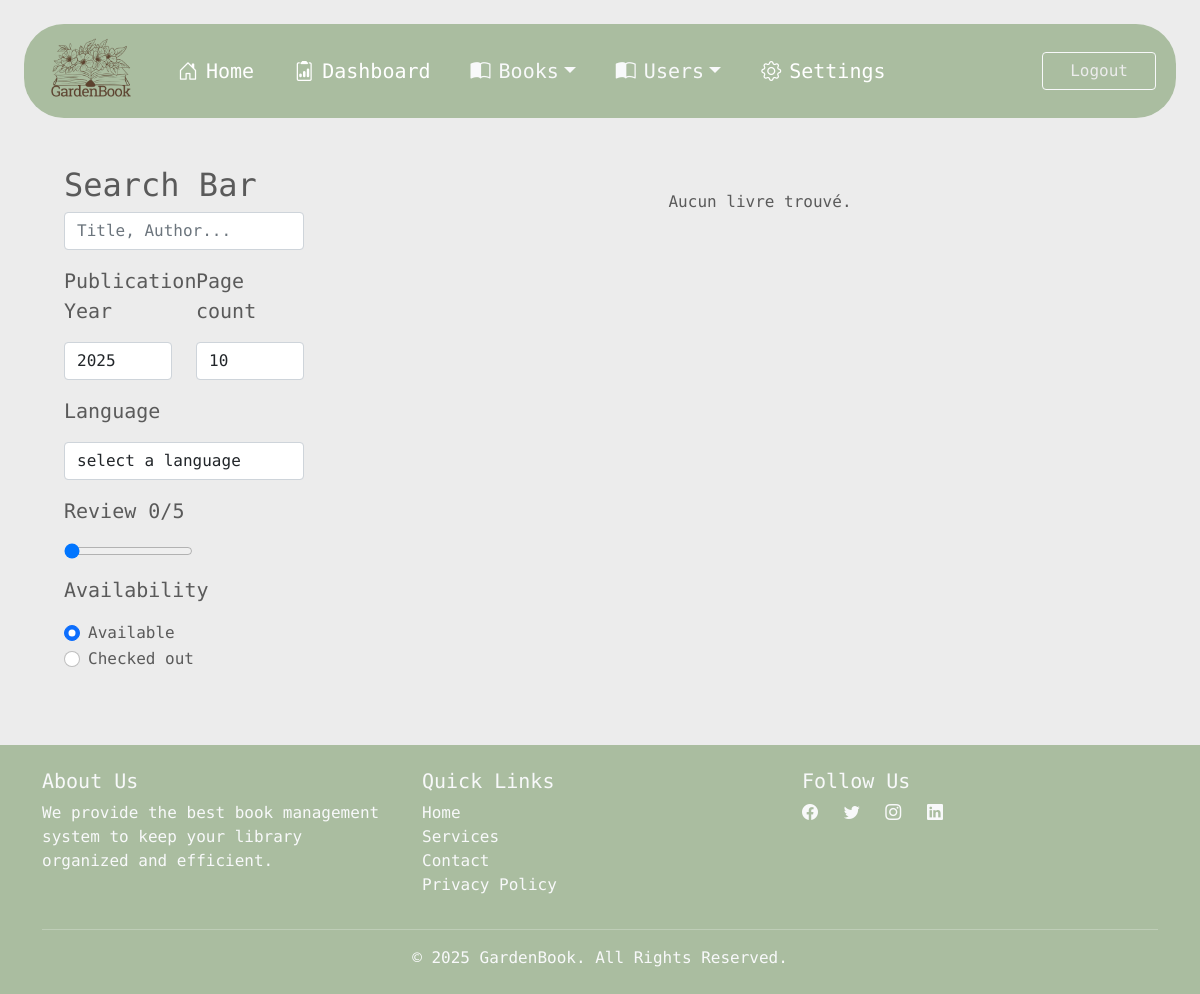
The app's page /book_list/ (signed in), older data.
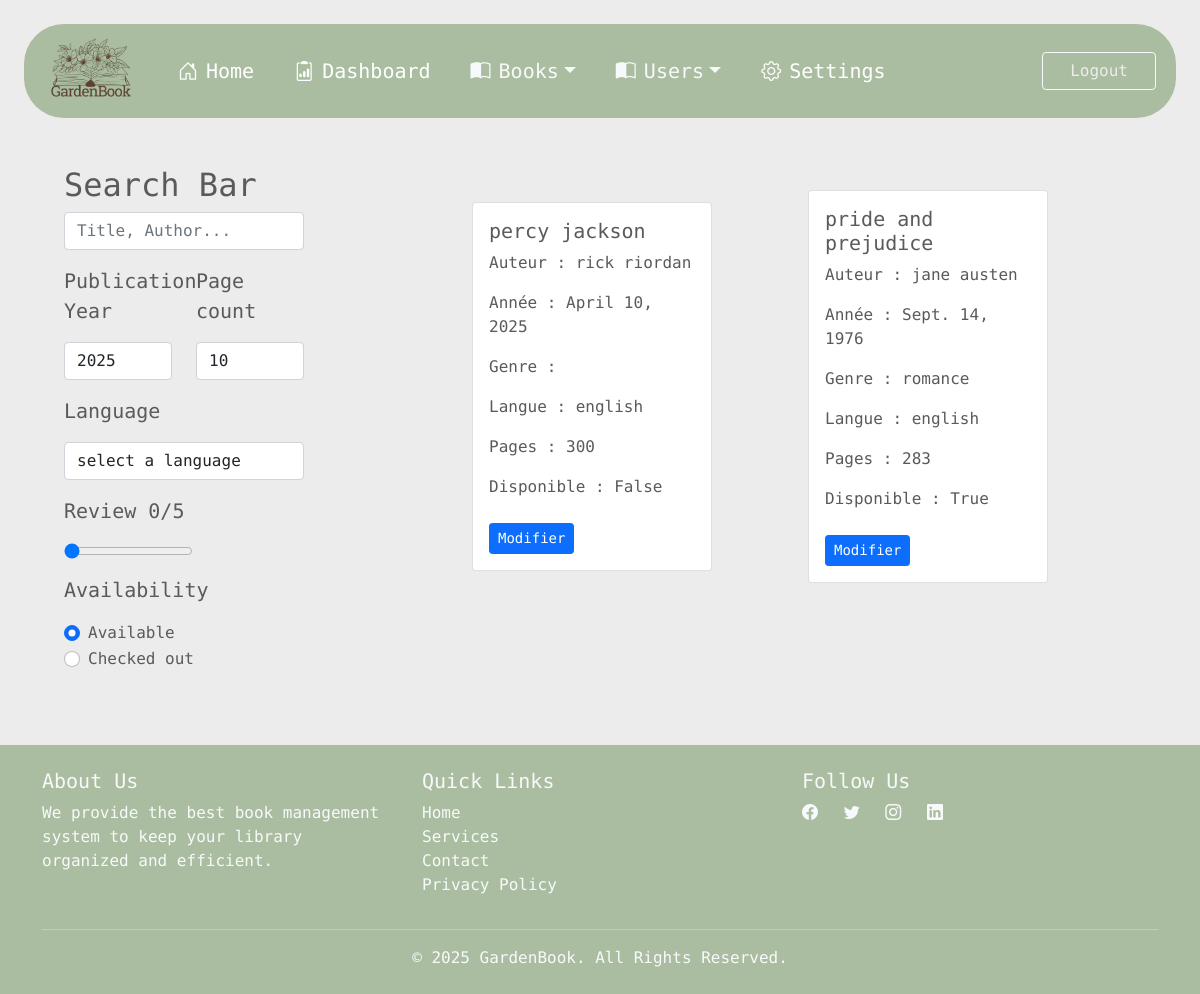
The same page, newer data.
### gardenBookApp/models.py (models this page shows)
class Livre(models.Model):
    ISBN = models.CharField(max_length=13, unique=True)
    nom = models.CharField(max_length=255,default="")
    auteur = models.CharField(max_length=255,default="")
    dispo = models.BooleanField(default=True)
    pubDate = models.DateField(null=True, blank=True)
    nbPage = models.IntegerField(default="")
    language = models.CharField(max_length=244,default="")
    genres = models.CharField(max_length=244,default="")
    keywords = models.CharField(max_length=244,default="")
    description = models.CharField(max_length=244,default="")
    audience = models.CharField(max_length=20, choices=GenreName.choices, default="")

### gardenBookApp/views.py (the view)
# urls.py: path('book_list', include('gardenBookApp.urls')),
@login_required
def book_list(request):
    context = {'book_list':Livre.objects.all()}
    return render(request,"books.html",context)

### templates/books.html (shortened to what this page needs)
{% extends 'base.html' %}
{% block content %}
{% load static %}
<main>
  <div class="container-fluid row mx-3">
    <div class="col-md-3 p-4">
      <h2>Search Bar</h2>
      <input type="search" class="form-control form-control-dark mb-3" placeholder="Title, Author..." aria-label="Search">
      <div class="row mb-3">
        <div class="col-md-6">
          <p class="fs-5">Publication Year</p>
          <input type="number" name="publicationYear" max="2025" min="1980" class="form-control form-control-dark" value="2025">
        </div>
        <div class="col-md-6">
          <p class="fs-5">Page count</p>
          <input type="number" name="pageCount" min="10" class="form-control form-control-dark" value="10">
        </div>
      </div>
      <p class="fs-5">Language</p>
      <select class="form-control mb-3" name="language">
        <option value="">select a language</option>
      </select>
      <p class="fs-5">Review <span id="review_number">0/5</span></p>
      <input type="range" name="review" id="review" min="0" max="5" class="mb-3" oninput="updateReview()" value="0">
      <p class="fs-5">Availability</p>
      <div class="form-check">
        <input class="form-check-input" type="radio" name="availability" id="available" value="available" checked>
        <label class="form-check-label" for="available">Available</label>
      </div>
      <div class="form-check">
        <input class="form-check-input" type="radio" name="availability" id="checkedout" value="checkedout">
        <label class="form-check-label" for="checkedout">Checked out</label>
      </div>
    </div>
    <div class="col">
      <div class="row m-4 d-flex justify-content-center align-items-center gap-5">
        {% for livre in book_list %}
        <div class="col-md-4 p-4 d-flex" style="width: 18rem;">
          <div class="book-card"
            data-title="{{ livre.nom }}"
            data-author="{{ livre.auteur }}"
            data-genre="{{ livre.genre }}"
            data-language="{{ livre.langue }}"
            data-year="{{ livre.annee_publication }}"
            data-pages="{{ livre.nb_pages }}"
            data-review="{{ livre.review }}"
            data-availability="{{ livre.disponibilite }}">
            <div class="card">
              <div class="card-body">
                <h5 class="card-title">{{ livre.nom }}</h5>
                <p class="card-text">Auteur : {{ livre.auteur }}</p>
                <p class="card-text">Année : {{ livre.pubDate }}</p>
                <p class="card-text">Genre : {{ livre.genres }}</p>
                <p class="card-text">Langue : {{ livre.language }}</p>
                <p class="card-text">Pages : {{ livre.nbPage }}</p>
                <p class="card-text">Disponible : {{ livre.dispo }}</p>
                <a href="{% url 'book_edit' livre.id %}" class="btn btn-sm btn-primary mt-2">Modifier</a>
              </div>
            </div>
          </div>
        </div>
        {% empty %}
        <p class="text-center mt-4">Aucun livre trouvé.</p>
        {% endfor %}
      </div>
    </div>
  </div>
</main>
{% endblock %}

### templates/base.html (shortened to what this page needs)
<!DOCTYPE html>
<html lang="en">
<head>
  {% load static %}
  <link href="{% static 'assets/dist/css/bootstrap.min.css' %}" rel="stylesheet">
  <link rel="stylesheet" href="{% static 'base.css' %}">
</head>
<body>
  <header class="m-4 text-white">
    <div class="container-fluid bg-green" style="border-radius: 40px;">
      <div class="d-flex flex-wrap align-items-center justify-content-lg-start">
        <a href="home&.html" class="d-flex align-items-center mb-2 mb-lg-0 text-white text-decoration-none">
          <img src="{% static 'assets/brand/_logo-nobg.png' %}" class="bi me-2" width="80" height="80" role="img"
            aria-label="GardenBook">
        </a>
        <ul class="nav col-12 col-lg-auto me-lg-auto mb-2 justify-content-center mb-md-0">
          <li class="nav-item"><a href="{% url 'home' %}" class="nav-link px-3 text-white fs-5"><i
                class="bi bi-house-door mx-2"></i>Home</a></li>
          <li class="nav-item"><a href="dashboard.html" class="nav-link px-3 text-white fs-5"><i
                class="bi bi-clipboard2-data mx-2"></i>Dashboard</a>
          </li>
          <li class="nav-item dropdown">
            <a class="nav-link dropdown-toggle fs-5 text-light" href="books.html" id="dropdown10"
              data-bs-toggle="dropdown" aria-expanded="false"><i class="bi bi-book-half mx-2"></i>Books</a>
          </li>
          <li class="nav-item dropdown">
            <a class="nav-link dropdown-toggle fs-5 text-light" href="{% url 'users-list' %}" id="dropdown10"
              data-bs-toggle="dropdown" aria-expanded="false"><i class="bi bi-book-half mx-2"></i>Users</a>
          </li>
          <li class="nav-item"><a href="settings.html" class="nav-link px-3 text-white fs-5"><i
                class="bi bi-gear mx-2"></i>Settings</a></li>
        </ul>
        {% if user.is_authenticated %}
        <div class="text-end">
          <button type="button" class="btn btn-outline-light me-2">
            <a href="{% url 'logout' %}">Logout</a></button>
        </div>
        {% endif %}
      </div>
    </div>
  </header>
  <main>
    {% block content %}{% endblock %}
  </main>
  <footer class="bg-green text-light py-4 mt-5">
    <div class="container">
      <div class="row">
        <div class="col-md-4">
          <h5>About Us</h5>
          <p>We provide the best book management system to keep your library organized and efficient.</p>
        </div>
        <div class="col-md-4">
          <h5>Quick Links</h5>
          <ul class="list-unstyled">
            <li><a href="#" class="text-light text-decoration-none">Home</a></li>
            <li><a href="#" class="text-light text-decoration-none">Services</a></li>
            <li><a href="#" class="text-light text-decoration-none">Contact</a></li>
            <li><a href="#" class="text-light text-decoration-none">Privacy Policy</a></li>
          </ul>
        </div>
        <div class="col-md-4">
          <h5>Follow Us</h5>
          <a href="#" class="text-light me-3"><i class="bi bi-facebook"></i></a>
          <a href="#" class="text-light me-3"><i class="bi bi-twitter"></i></a>
          <a href="#" class="text-light me-3"><i class="bi bi-instagram"></i></a>
          <a href="#" class="text-light"><i class="bi bi-linkedin"></i></a>
        </div>
      </div>
      <hr class="my-3 border-light">
      <div class="text-center">
        <p class="mb-0">&copy; 2025 GardenBook. All Rights Reserved.</p>
      </div>
    </div>
  </footer>
</body>
</html>

### static/base.css (style rules this page uses)
body { font-family: "Geist Mono", sans-serif; background: #ececec; color: #5a5a5a; min-height: 100vh; }
.bg-green { background: #aabda0; }
header a { color: #ececec; text-decoration: none; padding: 7px 15px; }

Row changes from the older to the newer data that the page shows:
added Livre: nom "percy jackson", auteur "rick riordan", pubDate "April 10, 2025", language "english", nbPage "300", dispo "False"
added Livre: nom "pride and prejudice", auteur "jane austen", pubDate "Sept. 14, 1976", genres "romance", language "english", nbPage "283", dispo "True"
Text that changed along with them:
text no longer shown: "Aucun livre trouvé."
